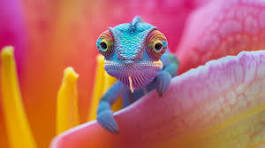
#> input picture lab_2/dataset/download.jpeg, 265 x 148 px, found by its file name
$ jupyter execute --allow-errors da_lab_2.ipynb
#> lines starting #> are read from the running program, lines starting #| are printed output that depends on the picture
[cell 1]
# Required Libraries
import pandas as pd
import numpy as np
import seaborn as sns
import matplotlib.pyplot as plt
from sklearn.model_selection import train_test_split, GridSearchCV
from sklearn.preprocessing import StandardScaler
from sklearn.neighbors import KNeighborsClassifier
from sklearn.tree import DecisionTreeClassifier
from sklearn.svm import SVC
from sklearn.ensemble import RandomForestClassifier, AdaBoostClassifier
from sklearn.metrics import accuracy_score, classification_report, confusion_matrix
from sklearn.impute import SimpleImputer
from sklearn.decomposition import PCA
from sklearn.manifold import TSNE
import re
import nltk
from nltk.corpus import stopwords
from sklearn.feature_extraction.text import TfidfVectorizer
from wordcloud import WordCloud
from sklearn.naive_bayes import MultinomialNB

#> (a cell that did not finish here is left out)

#> (a cell that did not finish here is left out)

#> (a cell that did not finish here is left out)

#> (a cell that did not finish here is left out)

[cell 6]
# Applying PCA
pca = PCA(n_components=2)
#> (the rest of this cell did not finish here and is left out)

[cell 7]
from sklearn.cluster import KMeans
from skimage import io
import numpy as np
import matplotlib.pyplot as plt

# Load a sample image from skimage
image_url = '/content/download.jpeg'
image = io.imread(image_url)
#> image is the input picture: shape (148, 265, 3); mean R, G, B 185.7, 108.8, 101.7

# Reshape the image to a 2D array of pixels
image_2d = image.reshape(-1, 3)

# Function to apply KMeans and reconstruct the image with reduced color depth
def quantize_image(image_2d, n_colors):
#> called with image_2d = array of shape (39220, 3), n_colors = 64
    kmeans = KMeans(n_clusters=n_colors, random_state=42).fit(image_2d)
    labels = kmeans.predict(image_2d)
    quantized_image = kmeans.cluster_centers_.astype('uint8')[labels]
    return quantized_image.reshape(image.shape)
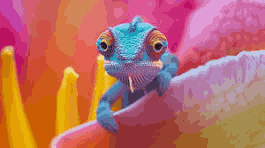
#> returned value: shape (148, 265, 3); mean of channels 0, 1, 2 185.2, 108.2, 101.3; drawn as R, G, B

# Apply KMeans for different color depths
color_depths = [64, 32, 16, 8]
quantized_images = [quantize_image(image_2d, depth) for depth in color_depths]
#> call 2 of quantize_image, with image_2d = array of shape (39220, 3), n_colors = 32
#> in quantize_image (call 2), `return quantized_image.reshape(image.shape)`:
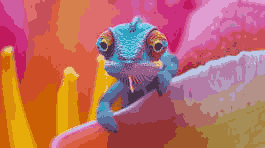
#> returned value: shape (148, 265, 3); mean of channels 0, 1, 2 185.3, 108.2, 101.2; drawn as R, G, B
#> call 3 of quantize_image, with image_2d = array of shape (39220, 3), n_colors = 16
#> in quantize_image (call 3), `return quantized_image.reshape(image.shape)`:
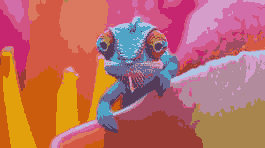
#> returned value: shape (148, 265, 3); mean of channels 0, 1, 2 185.3, 108.2, 101.2; drawn as R, G, B
#> call 4 of quantize_image, with image_2d = array of shape (39220, 3), n_colors = 8
#> in quantize_image (call 4), `return quantized_image.reshape(image.shape)`:
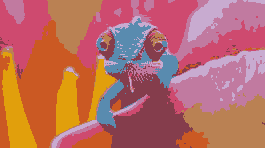
#> returned value: shape (148, 265, 3); mean of channels 0, 1, 2 185.3, 108.2, 101.1; drawn as R, G, B
#> quantized_images = 4 items

# Plotting the results
fig, axes = plt.subplots(1, len(color_depths), figsize=(20, 5))
for ax, img, depth in zip(axes, quantized_images, color_depths):
    ax.imshow(img)
    ax.set_title(f'Color Depth: {depth}')
    ax.axis('off')
#> this loop made 4 passes
#> depth on passes 1 to 4: 64, 32, 16, 8

plt.tight_layout()
plt.show()

[cell 8]
# Download stopwords if not already available
nltk.download('stopwords')
#> (this line was passed over: nltk is not available in this run)
